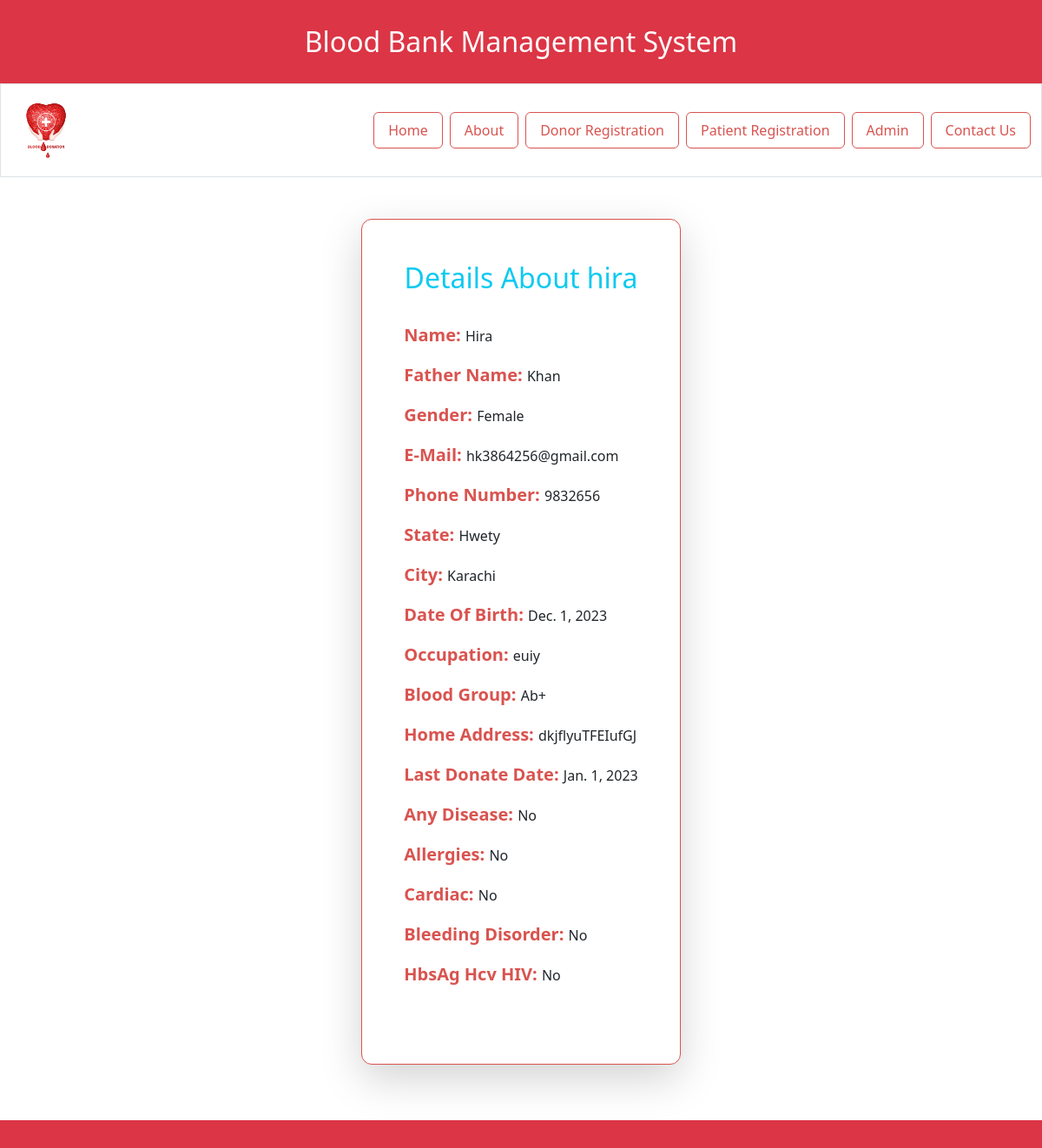
The app's page /search/search_list/search_info/hk3864256@gmail.com/ with its own data.
### polls/models.py (models this page shows, shortened)
class donor_Registration(models.Model):
    name = models.CharField(
        max_length=50,
        blank=True,
        null=True,
    )
    father_name = models.CharField(
        max_length=50,
        blank=True,
        null=True,
    )
    gender_choices = [
        ('male', 'Male'),
        ('female', 'Female'),
        ('other', 'Other')
    ]
    gender = models.CharField(
        max_length=6,
        blank=True,
        null=True,
        choices=gender_choices,
    )
    email = models.EmailField(
        max_length=50,
        blank=True,
        null=True
    )
    phone_number = models.IntegerField(
        blank=True,
        null=True,
    )
    state = models.CharField(
        max_length=50,
        blank=True,
        null=True,
    )
    city = models.CharField(
        max_length=50,
        blank=True,
        null=True,
    )
    date_of_birth = models.DateField(
        blank=True,
        null=True,
    )
    occupation = models.CharField(
        max_length=15,
        blank=True,
        null=True,
    )
    blood_group_choices = [
        ('a+', 'A+'),
        ('a-', 'A-'),
        ('b+', 'B+'),
        ('b', 'B'),
        ('b-', 'B-'),
        ('o+', 'O+'),
        ('ab+', 'AB+'),
        ('ab-', 'AB-'),
    ]
    blood_group = models.CharField(
        max_length=4,
        blank=True,
        null=True,
        choices=blood_group_choices,
    )
    home_address = models.TextField(
        max_length=500,
        blank=True,
        null=True,
    )
    last_donate_date = models.DateField(
        blank=True,
        null=True,
    )
    any_diseases_choices = [
        ('yes', 'Yes'),
        ('no', 'No'),
    ]
    any_disease = models.CharField(
        max_length=4,
        blank=True,
        null=True,
        choices=any_diseases_choices,
    )
    allergies_choices = [
        ('yes', 'Yes'),
        ('no', 'No'),
    ]
    allergies = models.CharField(
        max_length=4,
        blank=True,
        null=True,
        choices=allergies_choices,
    )
    cardiac_choices = [
        ('yes', 'Yes'),
        ('no', 'No'),
    ]
    cardiac = models.CharField(
        max_length=4,
        blank=True,
        null=True,
        choices=cardiac_choices,
    )
    bleeding_disorder_choices = [
        ('yes', 'Yes'),
        ('no', 'No'),
    ]
    bleeding_disorder = models.CharField(
        max_length=4,
        blank=True,
        null=True,
        choices=bleeding_disorder_choices,
    )
    hbsAg_hcv_hIV_choices = [
        ('yes', 'Yes'),
        ('no', 'No'),
    ]
    hbsAg_hcv_hIV = models.CharField(
        max_length=4,
        blank=True,
        null=True,
        choices=hbsAg_hcv_hIV_choices,
    )

### polls/views.py (the view)
# urls.py: path('search/search_list/search_info/<email>/',
def search_info(request, email):
    email = email
    detail = donor_Registration.objects.get(email=email)
    context = {
        'details': detail
    }
    return render(request, 'polls/search_info.html', context)

### templates/polls/search_info.html (shortened to what this page needs)
{% extends 'polls/base.html' %}  {% block contents %}
<div class="containers">
  <div class="p-5">
    <div class="shadow-lg p-5 mb-3 bg-white w-100 borderr mx-auto">
      <h2 class="text-center text-info">Details About {{details.name}}</h2>
      <br />
      <p><b>Name: </b>{{details.name | capfirst}}</p>
      <p><b>Father Name: </b>{{details.father_name | capfirst}}</p>
      <p><b>Gender: </b>{{details.gender | capfirst}}</p>
      <p><b>E-Mail: </b>{{details.email}}</p>
      <p><b>Phone Number: </b>{{details.phone_number}}</p>
      <p><b>State: </b>{{details.state | capfirst}}</p>
      <p><b>City: </b>{{details.city | capfirst}}</p>
      <p><b>Date Of Birth: </b>{{details.date_of_birth}}</p>
      <p><b>Occupation: </b>{{details.occupation}}</p>
      <p><b>Blood Group: </b>{{details.blood_group | capfirst}}</p>
      <p><b>Home Address: </b>{{details.home_address}}</p>
      <p><b>Last Donate Date: </b>{{details.last_donate_date}}</p>
      <p><b>Any Disease: </b>{{details.any_disease | capfirst}}</p>
      <p><b>Allergies: </b>{{details.allergies | capfirst}}</p>
      <p><b>Cardiac: </b>{{details.cardiac | capfirst}}</p>
      <p><b>Bleeding Disorder: </b>{{details.bleeding_disorder | capfirst}}</p>
      <p><b>HbsAg Hcv HIV: </b>{{details.hbsAg_hcv_hIV | capfirst}}</p>
      <br />
    </div>
  </div>
</div>
{% endblock %}

### templates/polls/base.html (shortened to what this page needs)
{% load static %}
<html>
  <head>
    <link href="{% static 'css/all.min.css' %}" rel="stylesheet" />
    <link
      href="https://cdn.jsdelivr.net/npm/bootstrap@5.1.3/dist/css/bootstrap.min.css"
      rel="stylesheet"
    />
  </head>
  <body>
    <div class="container-fluid bg-danger">
      <div class="p-4">
        <div class="text-center text-white fs-2">Blood Bank Management System</div>
      </div>
    </div>
    <div class="container-fluid border">
      <nav class="navbar bg-white">
        <a class="navbar-brand" href="#">
          <img
            src="{% static 'images/logo.png' %}"
            width="80"
            height="80"
            alt=""
          />
        </a>
        <ul class="nav justify-content-end">
          <li class="nav-item">
            <a class="nav-link" href="{% url 'home' %}">Home</a>
          </li>
          <li class="nav-item">
            <a class="nav-link" href="{% url 'about' %}">About</a>
          </li>
          <li class="nav-item">
            <a class="nav-link" href="{% url 'donor_registration' %}"
              >Donor Registration</a
            >
          </li>
          <li class="nav-item">
            <a class="nav-link" href="{% url 'search' %}">Patient Registration</a>
          </li>
          <li class="nav-item dropdown">
            <a
              class="nav-link"
              href="/admin/login/?next=/admin/"
              data-toggle="dropdown"
            >
              Admin
            </a>
          </li>
          <li class="nav-item">
            <a class="nav-link" href="{% url 'contact' %}">Contact Us</a>
          </li>
        </ul>
      </nav>
    </div>
    {% block contents %}{% endblock %}
    <footer class="p-2 text-center bg-danger">
    </footer>
  </body>
</html>

### templates/polls/base.html (style rules this page uses)
.nav-link { color: #d9534f; border: 1.5px solid #d9534f; border-radius: 6px; margin-left: 8px; }

### templates/polls/search_info.html (style rules this page uses)
.borderr { border-radius: 12px; border: 1px solid #d9534f; }
p b { color: #d9534f; font-size: 20px; }
.containers { flex-direction: column; align-items: center; display: flex; justify-content: center; }

### records on screen
donor_Registration: name "hira", name "Hira", father_name "Khan", gender "Female", email "hk3864256@gmail.com", phone_number "9832656", state "Hwety", city "Karachi", date_of_birth "Dec. 1, 2023", occupation "euiy", blood_group "Ab+", home_address "dkjflyuTFEIufGJ", last_donate_date "Jan. 1, 2023", any_disease "No", allergies "No", cardiac "No", bleeding_disorder "No", hbsAg_hcv_hIV "No"
